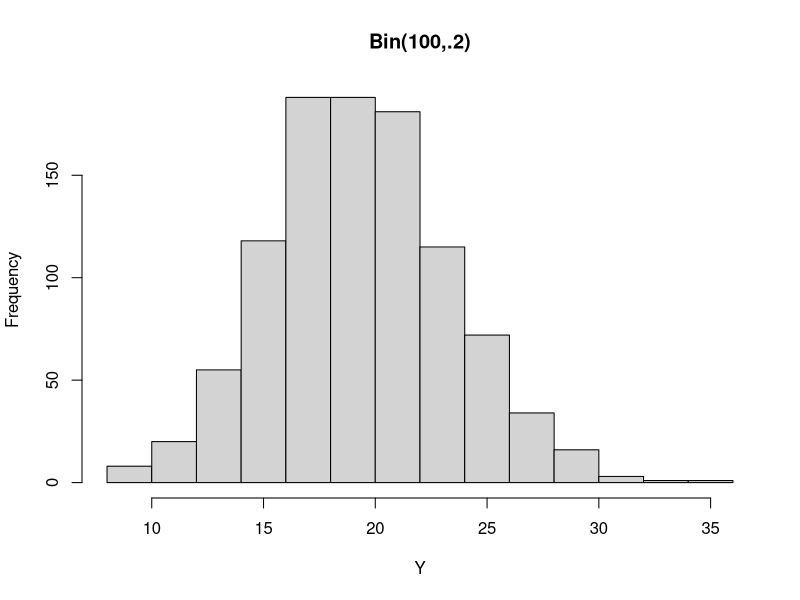
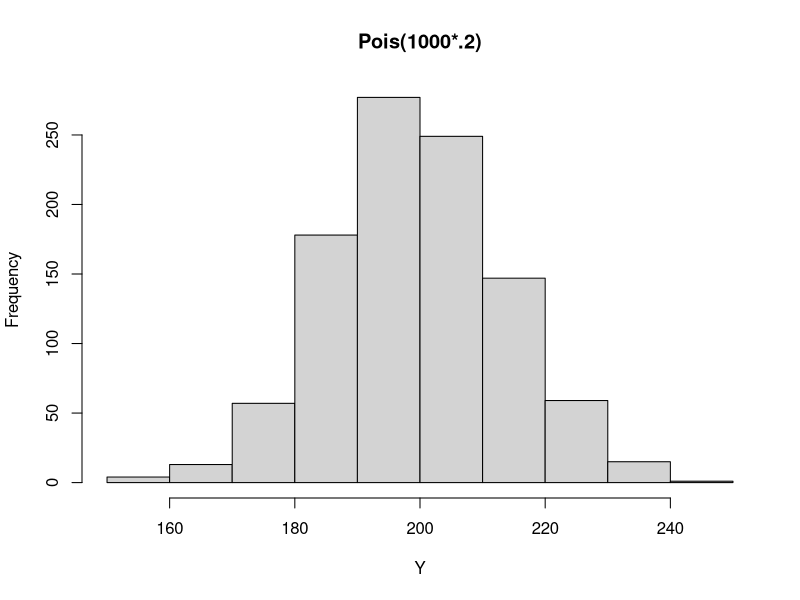
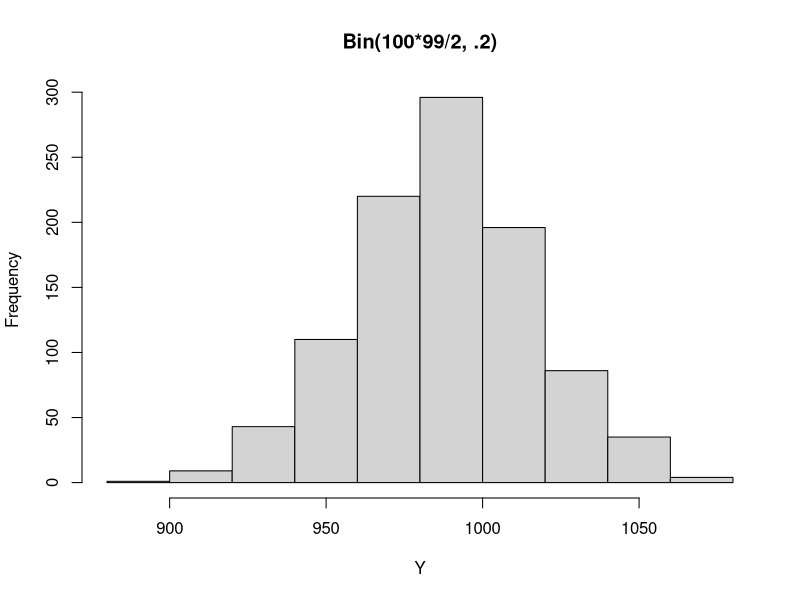
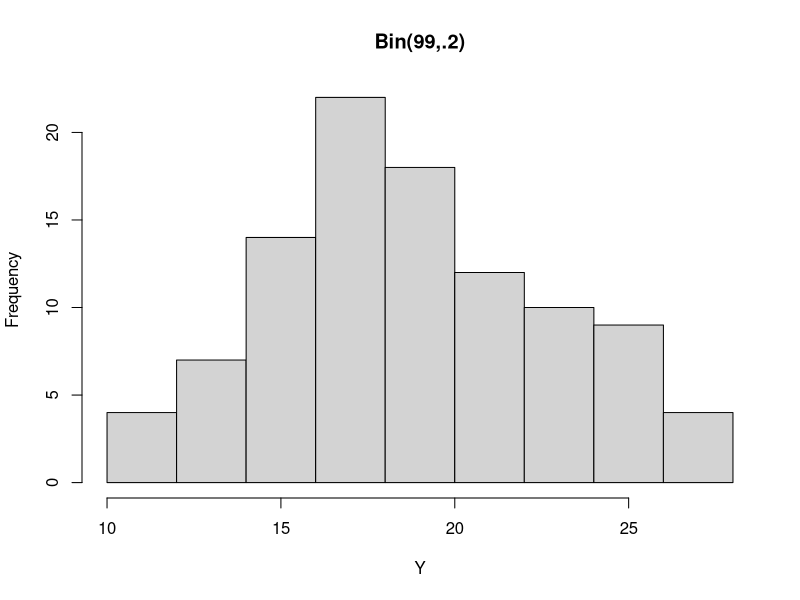
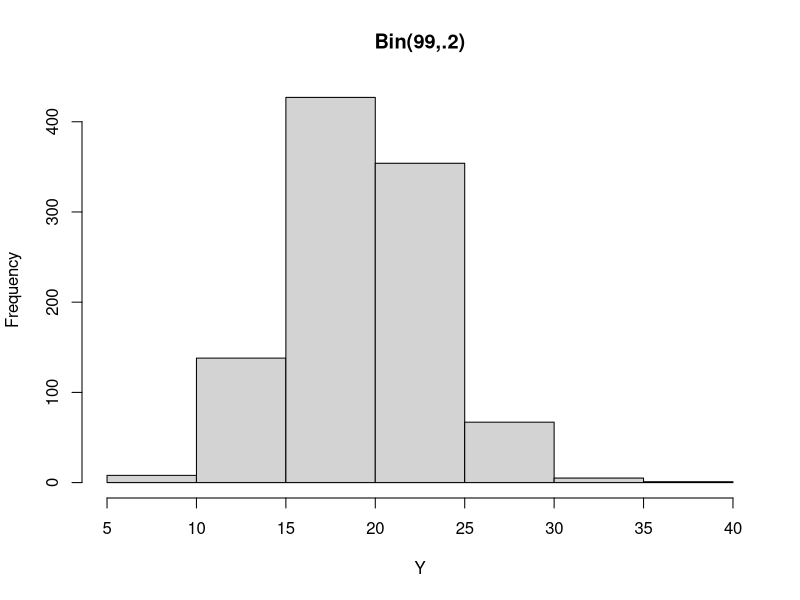

Generate these figures, in order, with R:
## ---- chunk 1
hist(rbinom(1000, 100, .2), xlab="Y", main="Bin(100,.2)")
## ---- chunk 2
hist(rpois(1000, 1000*.2), xlab="Y",main="Pois(1000*.2)")
## ---- chunk 3
hist(rbinom(1000, 100*99/2, .2), main="Bin(100*99/2, .2)", xlab="Y")
## ---- chunk 4
hist(rbinom(100, 99, .2), main="Bin(99,.2)", xlab="Y")
## ---- chunk 5
hist(rbinom(1000, 99, .2), main="Bin(99,.2)", xlab="Y")
